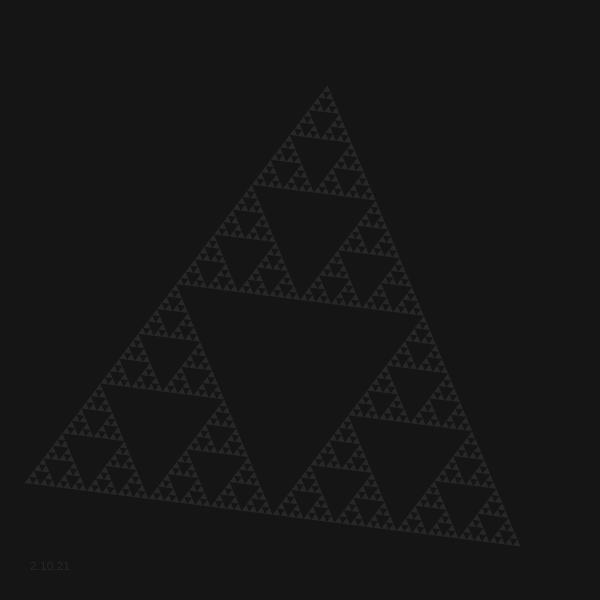
Frame 1 (no input)
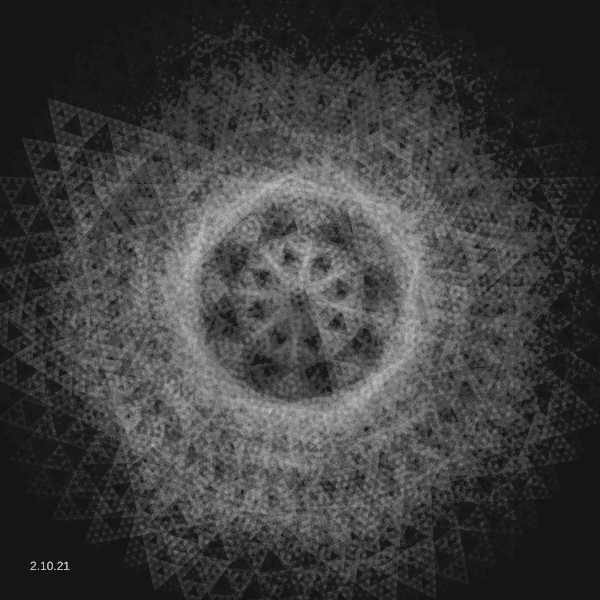
Frame 60 (no input)
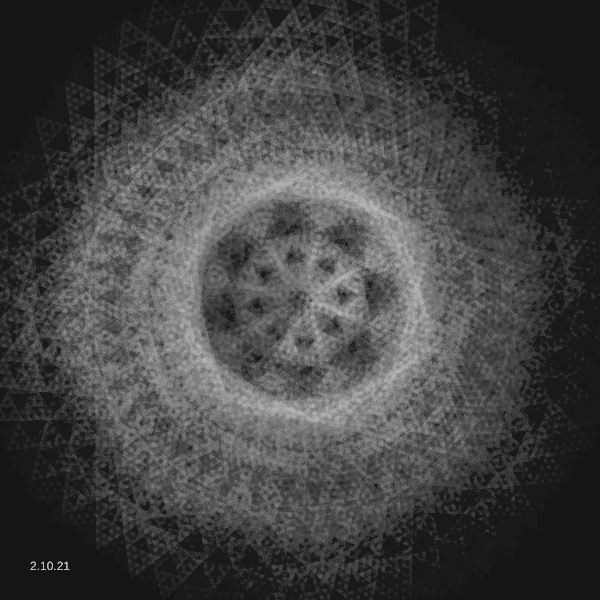
Frame 120 (the mouse pressed at the canvas centre since frame 60)

The p5.js sketch that drew these frames (run headless with seeded random() and noise() and a simulated clock; from frame 60 on, the mouse is pressed at the canvas centre):

// p5.js sketch
// ── sketch.js
var len = 500;
var triangles = [];

/*
Mod from
Dancing Sierpinski
by Prasanta Kr Dutta 
*/
function setup () {
    var canvas;
    if(windowWidth>=600 && windowHeight >=600){
      canvas = createCanvas(600, 600);
    }
    else{
      canvas = createCanvas(windowWidth, windowHeight - 100);
    }

    var x = (windowWidth - width) / 2;
    var y = (windowHeight - height) / 2;

    canvas.position(x, y);

    background(0);
  fill(200)
  background(21);
  divide(-len / 2, len * sqrt(3) / 4, len, 1, floor(map(width/1.5, 0, height, 1, 10)));
}

function draw() {
  background(0, 5);
  fill(255, 20);
  text("2.10.21", 30, height-30);
  translate(width/2, height/2);
  // angleMode(DEGREES);
  noStroke();
  rotate(frameCount*.8/TWO_PI);

  for(let i=0; i<triangles.length; i++) {
    // let clr = lerpColor(color('#fff0ff'),color('#f1f00f'),(map(i,0,triangles.length,0,1)));
    // noFill();
    showTriangles(triangles[i][0],triangles[i][1],triangles[i][2]);
    triangles[i][0] += TWO_PI*cos(frameCount);
    triangles[i][1] -= TWO_PI*sin(frameCount);
    triangles[i][2] += PI*sin(frameCount);
  }
}

function divide(x, y, l, lvl, max) {
  if (lvl == max) {
    triangles.push([x, y, l]);
  } else {
    divide(x, y, l / 2, lvl + 1, max);
    divide(x + l / 2, y, l / 2, lvl + 1, max);
    divide(x + l / 4, y - l * sqrt(3) / 4, l / 2, lvl + 1, max);
  }
}

function showTriangles(x, y, l, lvl) {
  triangle(x, y, x + l / 2, y - l * sqrt(3) / 2, x + l, y);
}

function mouseClicked() {
  triangles = [];
  divide(-len / 2, len * sqrt(3) / 4, len, 1, floor(map(mouseY, 0, height, 1, 10)));
}
